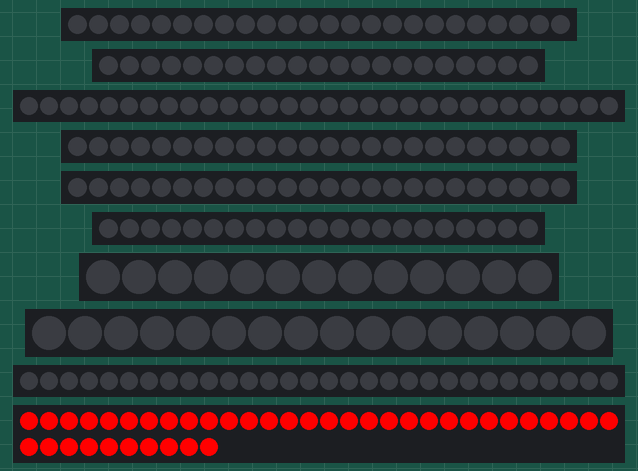
The sketch below on a simulated Arduino Uno, built with avr-gcc and run on an emulated ATmega328P. Shown: 3 × 24 RGB LEDs in strip order, left to right, 2 × 21 RGB LEDs in strip order, left to right, 2 × 30 RGB LEDs in strip order, left to right, 13 RGB LEDs in strip order, left to right, 16 RGB LEDs in strip order, left to right, 40 RGB LEDs in strip order, left to right, continuing on the next row. Random numbers use the default seed unless the sketch sets one.

Above: at 0.09 s.
At 0.9 s:
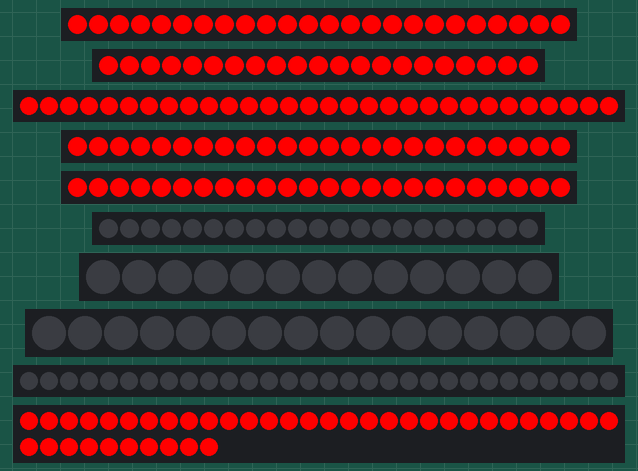
At 1.63 s:
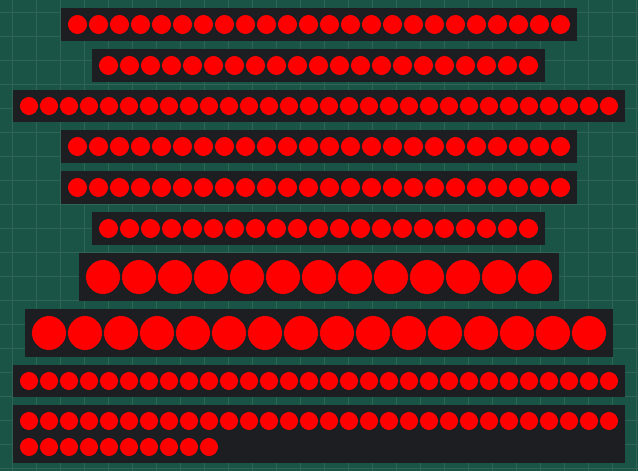
At 20.29 s:
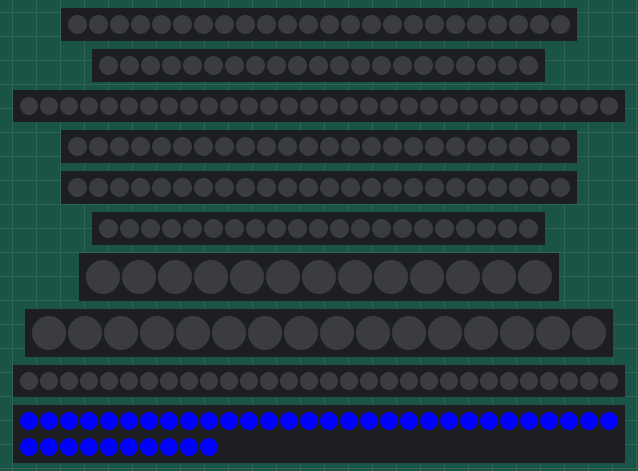
At 23.77 s:
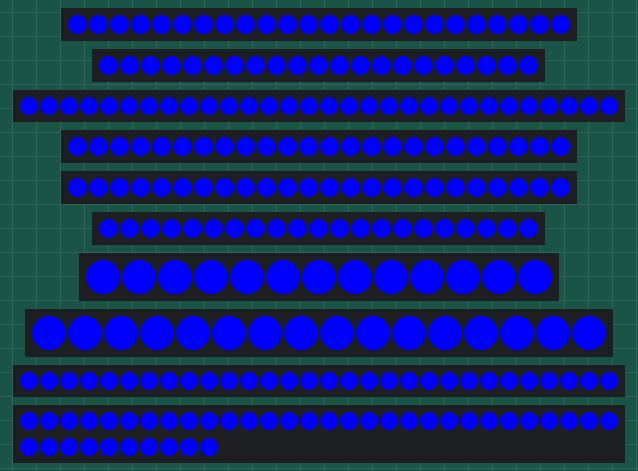
At 29.34 s:
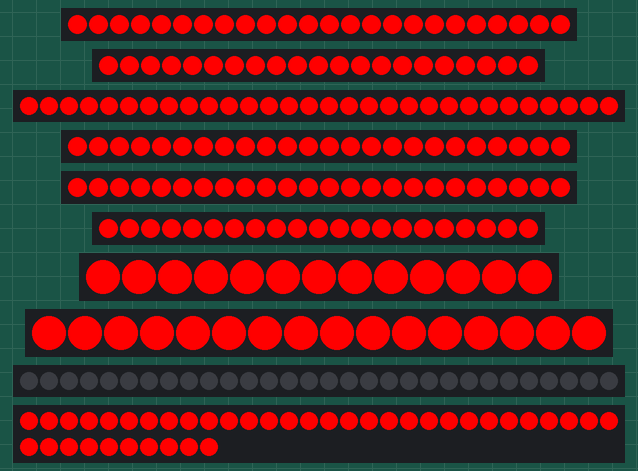

The sketch:

Bomb-Botz_Sign.ino
```cpp
#include <FastLED.h>

// MultiArrays - see https://github.com/FastLED/FastLED/wiki/Multiple-Controller-Examples for more info on
// using multiple controllers.  In this example, we're going to set up three NEOPIXEL strips on three
// different pins, each strip getting its own CRGB array to be played with

#include "FastLED.h"

#define delayms 150
#define fadeDelay 1
#define fadecount 2

//set nubmer of LEDs per strip
#define NUM_LEDS_BO 40
#define NUM_LEDS_B 24
#define NUM_LEDS_O 21
#define NUM_LEDS_M 30
#define NUM_LEDS_T 13
#define NUM_LEDS_Z 16
#define NUM_LEDS_CF 30


//set data pin for LED strip
#define DATA_PIN_BO 2
#define DATA_PIN_B1 3
#define DATA_PIN_O1 4
#define DATA_PIN_M 5
#define DATA_PIN_B2 6
#define DATA_PIN_B3 8
#define DATA_PIN_O2 9
#define DATA_PIN_T 10
#define DATA_PIN_Z 11
#define DATA_PIN_CF 12

//create arrays of LED strip
CRGB ledsBO[NUM_LEDS_BO];
CRGB ledsB1[NUM_LEDS_B];
CRGB ledsO1[NUM_LEDS_O];
CRGB ledsM[NUM_LEDS_M];
CRGB ledsB2[NUM_LEDS_B];
CRGB ledsB3[NUM_LEDS_B];
CRGB ledsO2[NUM_LEDS_O];
CRGB ledsT[NUM_LEDS_T];
CRGB ledsZ[NUM_LEDS_Z];
CRGB ledsCF[NUM_LEDS_CF];

int randNumber;

// addLeds multiple times, once for each strip
void setup() {
  //Serial.begin(9600);
  // tell FastLED the NEOPIXEL leds on pin DATA_PIN_B1
  FastLED.addLeds<NEOPIXEL, DATA_PIN_B1>(ledsB1, NUM_LEDS_B);
  // tell FastLED the NEOPIXEL leds on pin DATA_PIN_O1
  FastLED.addLeds<NEOPIXEL, DATA_PIN_O1>(ledsO1, NUM_LEDS_O);
  // tell FastLED the NEOPIXEL leds on pin DATA_PIN_M
  FastLED.addLeds<NEOPIXEL, DATA_PIN_M>(ledsM, NUM_LEDS_M);
  // tell FastLED the NEOPIXEL leds on pin DATA_PIN_B2
  FastLED.addLeds<NEOPIXEL, DATA_PIN_B2>(ledsB2, NUM_LEDS_B);
  // tell FastLED the NEOPIXEL leds on pin DATA_PIN_B3
  FastLED.addLeds<NEOPIXEL, DATA_PIN_B3>(ledsB3, NUM_LEDS_B);
  // tell FastLED the NEOPIXEL leds on pin DATA_PIN_GEAR
  FastLED.addLeds<NEOPIXEL, DATA_PIN_O2>(ledsO2, NUM_LEDS_O);
  // tell FastLED the NEOPIXEL leds on pin DATA_PIN_T
  FastLED.addLeds<NEOPIXEL, DATA_PIN_T>(ledsT, NUM_LEDS_T);
  // tell FastLED the NEOPIXEL leds on pin DATA_PIN_Z
  FastLED.addLeds<NEOPIXEL, DATA_PIN_Z>(ledsZ, NUM_LEDS_Z);
  // tell FastLED the NEOPIXEL leds on pin DATA_PIN_CF
  FastLED.addLeds<NEOPIXEL, DATA_PIN_CF>(ledsCF, NUM_LEDS_CF);
  // tell FastLED the NEOPIXEL leds on pin DATA_PIN_BO
  FastLED.addLeds<NEOPIXEL, DATA_PIN_BO>(ledsBO, NUM_LEDS_BO);

  randomSeed(analogRead(0));
}

void allFadeInOut(int red, int green, int blue) {
  float r, g, b;
  //fade in
  for(int i= 0; i <= 255; i++) {
    r = (i/256.0)*red;
    g = (i/256.0)*green;
    b = (i/256.0)*blue;
    allOn(CRGB(r,g,b));
    FastLED.show();
    FastLED.delay(fadeDelay);
  }

  //fade out
  for(int i = 255; i >= 0; i--) {
    r = (i/256.0)*red;
    g = (i/256.0)*green;
    b = (i/256.0)*blue;
    allOn(CRGB(r,g,b));
    FastLED.show();
    //FastLED.delay(fadeDelay);
  }


}
void allFadeCount(int count,int red, int green, int blue) {
  for(int i = 0; i < count; i++) {
    allFadeInOut(red,green,blue);
  }

}

void allOn(const struct CRGB &color) {
  fill_solid(ledsBO,NUM_LEDS_BO,color);
  fill_solid(ledsB1,NUM_LEDS_B,color);
  fill_solid(ledsO1,NUM_LEDS_O,color);
  fill_solid(ledsM,NUM_LEDS_M,color);
  fill_solid(ledsB2,NUM_LEDS_B,color);
  fill_solid(ledsB3,NUM_LEDS_B,color);
  fill_solid(ledsO2,NUM_LEDS_O,color);
  fill_solid(ledsT,NUM_LEDS_T,color);
  fill_solid(ledsZ,NUM_LEDS_Z,color);
  fill_solid(ledsCF,NUM_LEDS_CF,color);
}


void allOnDelay(const struct CRGB &color){
  fill_solid(ledsBO,NUM_LEDS_BO,color);
  FastLED.show();
  delay(delayms);
  fill_solid(ledsB1,NUM_LEDS_B,color);
  FastLED.show();
  delay(delayms);
  fill_solid(ledsO1,NUM_LEDS_O,color);
  FastLED.show();
  delay(delayms);
  fill_solid(ledsM,NUM_LEDS_M,color);
  FastLED.show();
  delay(delayms);
  fill_solid(ledsB2,NUM_LEDS_B,color);
  FastLED.show();
  delay(delayms);
  fill_solid(ledsB3,NUM_LEDS_B,color);
  FastLED.show();
  delay(delayms);
  fill_solid(ledsO2,NUM_LEDS_O,color);
  FastLED.show();
  delay(delayms);
  fill_solid(ledsT,NUM_LEDS_T,color);
  FastLED.show();
  delay(delayms);
  fill_solid(ledsZ,NUM_LEDS_Z,color);
  FastLED.show();
  delay(delayms);
  fill_solid(ledsCF,NUM_LEDS_CF,color);
  FastLED.show();
  delay(delayms);
}


/*
void gearCylon() {
  Serial.println("in gearCylon()");
  gearBlack();
  FastLED.show();
  for (uint8_t j = 0; j < NUM_LEDS_O; j++) {
    ledsO2[j] = CRGB::PaleTurquoise;
    if (j < NUM_LEDS_O) {
      ledsO2[j + 1] = CRGB::Gold;
    }
    if (j > 0) {
      //ledsO2 [j - 1] = CRGB::Black;
    }
    FastLED.show();
    FastLED.delay(gearDelay);
  }
  gearBlack();
  FastLED.show();
  for (int j = (NUM_LEDS_O - 1); j >= 0; j--) {
    //Serial.print("j=");
    //Serial.println(j);
    ledsO2[j] = CRGB::Gold;
    if (j < NUM_LEDS_O - 1) {
      ledsO2[j + 1] = CRGB::Gold;
    }
    if (j < NUM_LEDS_O - 1) {
      ledsO2[j + 1] = CRGB::Red;
    }
    FastLED.show();
    FastLED.delay(gearDelay);
  }
  gearBlack();
  FastLED.show();
  Serial.println("exit gearCylon()");
}*/

void loop() {

  randNumber = random(1,5);
  switch(randNumber) {
    case 1:
      allOnDelay(CRGB::Red);
      FastLED.show();;
      FastLED.delay(delayms);
      allOn(CRGB::Black);
      FastLED.show();;
      FastLED.delay(delayms);
    break;
    case 2:
      allFadeCount(1,0,0,255);  //blue
      FastLED.show();
      FastLED.delay(delayms);
    break;
    case 3:
       allOnDelay(CRGB::Blue);
      FastLED.show();;
      FastLED.delay(delayms);
      allOn(CRGB::Black);
      FastLED.show();;
      FastLED.delay(delayms);
    break;
    case 4:
        allFadeCount(2,255,0,0);   //red
        FastLED.show();
        FastLED.delay(delayms);
    break;
    case 5:
        allOnDelay(CRGB::Violet);
        FastLED.show();
        FastLED.delay(delayms);
    default:

      break;
  }


/*
  allOn(CRGB::Black);
  FastLED.show();
  allOn(CRGB::Green);
  FastLED.show();
  allOn(CRGB::Black);
  FastLED.delay(delayms);
  allFadeCount(1,255,0,0);
*/


  //FastLED.delay(delayms * 4);
}
```
